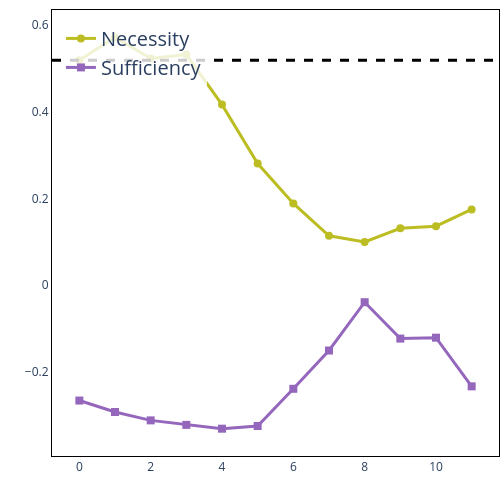

The cell this chart's notebook holds for it:
### Code cell
pu.plot_ablation(s_clean_logit_diff, necessity_score, sufficiency_score, image_dir / s_dataset.type.value / "correctness_of_circuit.png")

### Figure 1 — Plotly figure (JSON) as saved in the notebook; plotly's stock layout.template omitted (floating-point values rounded to 4 significant figures)
{"data": [{"line": {"color": "#bcbd22", "width": 3}, "marker": {"size": 8, "symbol": "circle"}, "mode": "lines+markers", "name": "Necessity", "type": "scatter", "x": [0, 1, 2, 3, 4, 5, 6, 7, 8, 9, 10, 11], "y": [0.5186, 0.5714, 0.5224, 0.5317, 0.4162, 0.2805, 0.1885, 0.1139, 0.09937, 0.131, 0.1358, 0.1745]}, {"line": {"color": "#9467bd", "width": 3}, "marker": {"size": 8, "symbol": "square"}, "mode": "lines+markers", "name": "Sufficiency", "type": "scatter", "x": [0, 1, 2, 3, 4, 5, 6, 7, 8, 9, 10, 11], "y": [-0.2661, -0.2926, -0.3119, -0.3222, -0.331, -0.3248, -0.239, -0.1508, -0.03939, -0.1233, -0.1212, -0.2334]}], "layout": {"height": 500, "legend": {"bgcolor": "rgba(255, 255, 255, 0.8)", "font": {"size": 20}, "x": 0.02, "y": 0.98}, "margin": {"b": 10, "l": 0, "r": 0, "t": 10}, "plot_bgcolor": "white", "shapes": [{"line": {"color": "#000000", "dash": "dash", "width": 3}, "type": "line", "x0": 0, "x1": 1, "xref": "x domain", "y0": 0.5186, "y1": 0.5186, "yref": "y"}], "title": {"text": ""}, "width": 500, "xaxis": {"linecolor": "black", "linewidth": 1, "mirror": true, "showline": true, "showticklabels": true, "title": {"text": ""}}, "yaxis": {"linecolor": "black", "linewidth": 1, "mirror": true, "showline": true, "showticklabels": true, "title": {"text": ""}}}}
